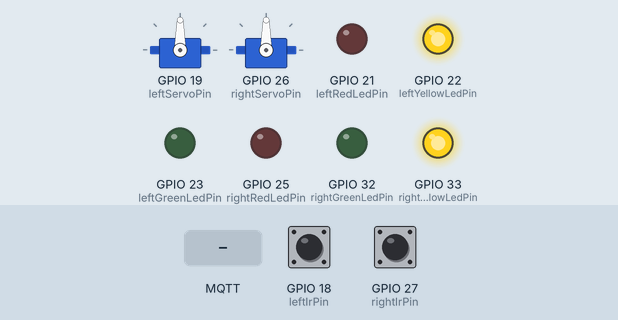
Simulated run of this program. Board: ESP32. Shown: 2 × servo, output pins drawn as LEDs (lit = HIGH). The test bench sets the inputs (shaded band); at power-on: GPIO 18 (leftIrPin) LOW, GPIO 27 (rightIrPin) LOW. WiFi joins after 1.5 s; servers stay silent unless stated; no MQTT or app messages arrive unless stated; not simulated (calls return 0 or success): wifikeys.h; names the files do not define were given values by the test bench: BROKER_PORT = 1883.

Above: at 2.7 s.
2.8 s: MQTT message "1" arrives on the first subscribed topic
5.8 s: MQTT message "1" arrives on the second subscribed topic
8.8 s: MQTT message "1" arrives on the third subscribed topic
At 9.5 s:
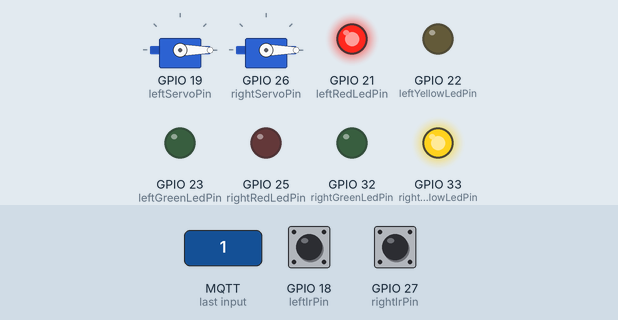
10.3 s: MQTT message "0" arrives on the first subscribed topic
At 11.9 s:
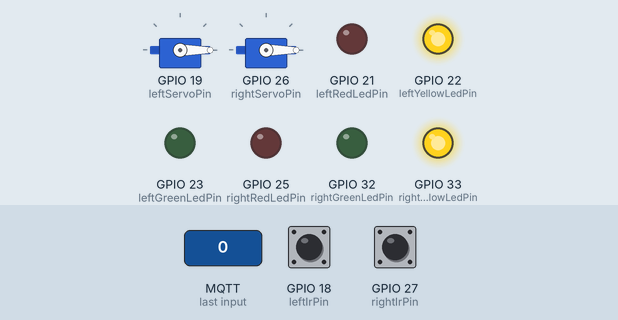
13.3 s: MQTT message "0" arrives on the third subscribed topic
At 14.1 s:
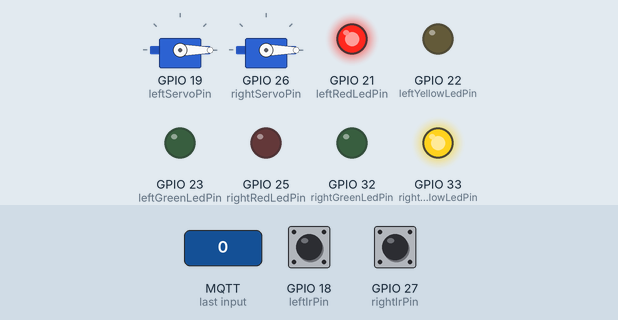
14.8 s: MQTT message "2" arrives on the third subscribed topic
At 15.3 s:
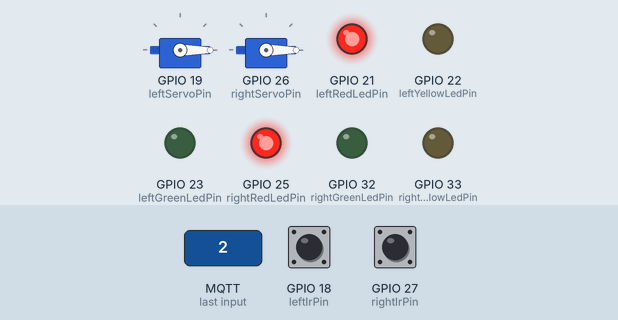
Timing chart, 0 to 17.3 s (numbered marks = the images above; inputs shaded):
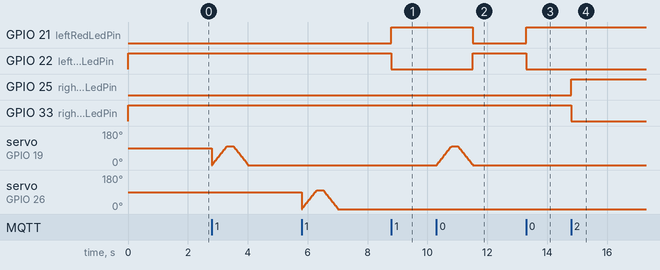

The program:

main.cpp
```cpp
#include <Arduino.h>
#include <ArduinoJson.h>
#include <PubSubClient.h>
#include <WiFi.h>
#include <WiFiClient.h>

#include "wifikeys.h"
#include <Dropper/Dropper.h>

#include <esp_log.h>

#define TAG "MAIN"

// #define PICKUP_POINT_N_STR "0"
#define PICKUP_POINT_N_STR         "1"
#define PUBLISH_BASE               "sm_iot_lab/pickup_point/"
#define LEFT_DROPPER_POSITION_STR  "0"
#define RIGHT_DROPPER_POSITION_STR "1"

// static const int PICKUP_POINT_N = 0;
static const int PICKUP_POINT_N = 1;

static const int LEFT_DROPPER_POSITION = 0;
static const int RIGHT_DROPPER_POSITION = 1;

static const int leftServoPin = 19;
static const int leftIrPin = 18;
static const int leftRedLedPin = 21;
static const int leftYellowLedPin = 22;
static const int leftGreenLedPin = 23;

static const int rightServoPin = 26;
static const int rightIrPin = 27;
static const int rightRedLedPin = 25;
static const int rightYellowLedPin = 33;
static const int rightGreenLedPin = 32;

static const int WAIT_TIME_BEFORE_RECONNECT = 1000;

static const char* release_request_cube_left_topic =
    PUBLISH_BASE PICKUP_POINT_N_STR "/cube/" LEFT_DROPPER_POSITION_STR "/release/request";
static const char* release_response_cube_left_topic =
    PUBLISH_BASE PICKUP_POINT_N_STR "/cube/" LEFT_DROPPER_POSITION_STR "/release/response";

static const char* release_request_cube_right_topic =
    PUBLISH_BASE PICKUP_POINT_N_STR "/cube/" RIGHT_DROPPER_POSITION_STR "/release/request";
static const char* release_response_cube_right_topic =
    PUBLISH_BASE PICKUP_POINT_N_STR "/cube/" RIGHT_DROPPER_POSITION_STR "/release/response";

static const char* insert_request_cube_topic = PUBLISH_BASE PICKUP_POINT_N_STR "/cube/insert/request";
static const char* insert_response_cube_topic = PUBLISH_BASE PICKUP_POINT_N_STR "/cube/insert/response";

Dropper leftDropper;
Dropper rightDropper;

WiFiClient client;
PubSubClient mqttClient(client);

void on_mqtt_message_received(char* topic, byte* payload, unsigned int length) {
  ESP_LOGD(TAG, "Message arrived in topic: %s, length %d", topic, length);

  if (strcmp(topic, release_request_cube_left_topic) == 0) {
    if (leftDropper.isEmpty()) {
      ESP_LOGE(TAG, "Requested cube dropper 0 is empty!");
      return;
    }
    StaticJsonDocument<200> doc;
    doc["pickupPointN"] = PICKUP_POINT_N;
    doc["cubeDropperN"] = LEFT_DROPPER_POSITION;
    size_t doc_size = measureJson(doc);
    uint8_t* output = (uint8_t*)malloc(doc_size);
    serializeJson(doc, (void*)output, doc_size);

    leftDropper.releaseCube();
    ESP_LOGD(TAG, "Cube 0 has been released");
    mqttClient.publish(release_response_cube_left_topic, output, doc_size);
    free(output);
    return;
  }

  if (strcmp(topic, release_request_cube_right_topic) == 0) {
    if (rightDropper.isEmpty()) {
      ESP_LOGE(TAG, "Requested cube dropper 1 is empty!");
      return;
    }
    rightDropper.releaseCube();
    ESP_LOGD(TAG, "Cube 1 has been released");

    StaticJsonDocument<200> doc;
    doc["pickupPointN"] = PICKUP_POINT_N;
    doc["cubeDropperN"] = RIGHT_DROPPER_POSITION;
    size_t doc_size = measureJson(doc);
    uint8_t* output = (uint8_t*)malloc(doc_size);
    serializeJson(doc, (void*)output, doc_size);

    mqttClient.publish(release_response_cube_right_topic, output, doc_size);
    free(output);
    return;
  }

  if (strcmp(topic, insert_request_cube_topic) == 0) {
    StaticJsonDocument<300> doc;
    size_t doc_size;
    uint8_t* output;
    doc["pickupPointN"] = PICKUP_POINT_N;
    char arr[37];
    strncpy(arr, (char*)payload, sizeof(arr));
    arr[sizeof(arr) - 1] = '\0';
    doc["cubeId"] = arr;

    if (leftDropper.isEmpty()) {
      doc["cubeDropperN"] = LEFT_DROPPER_POSITION;
      // wait for cube to be inserted
      bool inserted = leftDropper.cubeInsertionRequest();
      if (inserted) {
        ESP_LOGD(TAG, "Cube has been inserted in left dropper");
        doc["status"] = "inserted";
      } else {
        ESP_LOGD(TAG, "Cube could NOT be inserted in left dropper");
        doc["status"] = "error";
      }

      doc_size = measureJson(doc);
      output = (uint8_t*)malloc(doc_size);
      serializeJson(doc, (void*)output, doc_size);

      bool sent = mqttClient.publish(insert_response_cube_topic, output, doc_size);
      free(output);

      return;
    }

    if (rightDropper.isEmpty()) {
      doc["cubeDropperN"] = RIGHT_DROPPER_POSITION;
      // wait for cube to be inserted
      bool inserted = rightDropper.cubeInsertionRequest();
      if (inserted) {
        ESP_LOGD(TAG, "Cube has been inserted in right dropper");
        doc["status"] = "inserted";
      } else {
        ESP_LOGD(TAG, "Cube could NOT be inserted in right dropper");
        doc["status"] = "error";
      }

      doc_size = measureJson(doc);
      output = (uint8_t*)malloc(doc_size);
      serializeJson(doc, (void*)output, doc_size);

      mqttClient.publish(insert_response_cube_topic, output, doc_size);
      free(output);

      return;
    }

    ESP_LOGE(TAG, "Cube Droppers are all already full!");

    doc["cubeDropperN"] = -1;
    doc["status"] = "all full";
    doc_size = measureJson(doc);
    output = (uint8_t*)malloc(doc_size);
    serializeJson(doc, (void*)output, doc_size);

    mqttClient.publish(insert_response_cube_topic, output, doc_size);
    free(output);
    return;
  }
}

void mqtt_connect() {
  while (!mqttClient.connected()) {
    ESP_LOGD(TAG, "Attempting MQTT connection");
    if (mqttClient.connect(
            "pickup-point-" PICKUP_POINT_N_STR, "sm_iot_lab/pickup_point/" PICKUP_POINT_N_STR "/status", 2, true, "down"
        )) {
      ESP_LOGD(TAG, "MQTT connection established");
      mqttClient.subscribe(release_request_cube_left_topic);
      mqttClient.subscribe(release_request_cube_right_topic);
      mqttClient.subscribe(insert_request_cube_topic);
      mqttClient.publish("sm_iot_lab/pickup_point/" PICKUP_POINT_N_STR "/status", "up", true);
    } else {
      ESP_LOGD(TAG, "MQTT connection failed. Try again in %d seconds", WAIT_TIME_BEFORE_RECONNECT / 1000);
      delay(WAIT_TIME_BEFORE_RECONNECT);
    }
  }
}

void setup() {
  Serial.begin(115200);

  pinMode(leftIrPin, INPUT);
  pinMode(leftRedLedPin, OUTPUT);
  pinMode(leftYellowLedPin, OUTPUT);
  pinMode(leftGreenLedPin, OUTPUT);
  leftDropper.init(LEFT_DROPPER_POSITION, leftServoPin, leftIrPin, leftRedLedPin, leftYellowLedPin, leftGreenLedPin);

  pinMode(rightIrPin, INPUT);
  pinMode(rightRedLedPin, OUTPUT);
  pinMode(rightYellowLedPin, OUTPUT);
  pinMode(rightGreenLedPin, OUTPUT);
  rightDropper.init(
      RIGHT_DROPPER_POSITION, rightServoPin, rightIrPin, rightRedLedPin, rightYellowLedPin, rightGreenLedPin
  );

  WiFi.mode(WIFI_STA);
  WiFi.begin(ssid, password);
  while (WiFi.status() != WL_CONNECTED) {
    delay(500);
  }

  mqttClient.setServer(BROKER_IP, BROKER_PORT);
  mqttClient.setCallback(on_mqtt_message_received);

  mqtt_connect();
}

void loop() {
  if (!mqttClient.connected()) {
    ESP_LOGD(TAG, "mqtt client disconnected");
    mqtt_connect();
  }
  mqttClient.loop();
}
```

Dropper.cpp
```cpp
#include <Dropper/Dropper.h>

#include <Arduino.h>

#define TAG "DROPPER"

Dropper::Dropper() {}

void Dropper::init(int position, int servoPin, int irPin, int redLedPin, int yellowLedPin, int greenLedPin) {
  this->_position = position;
  this->_servoPin = servoPin;
  this->_irPin = irPin;
  this->_redLedPin = redLedPin;
  this->_yellowLedPin = yellowLedPin;
  this->_greenLedPin = greenLedPin;

  this->_servo.attach(this->_servoPin);
  this->_setLed(StatusLED::EMPTY);

  this->_empty = !this->_isCubeDetected();
}

void Dropper::_open() {
  for (int posDegrees = 0; posDegrees <= MAX_APERTURE; posDegrees++) {
    this->_servo.write(posDegrees);
    delay(DELAY_BETWEEN_PULSES);
  }
}

void Dropper::_close() {
  for (int posDegrees = MAX_APERTURE; posDegrees >= 0; posDegrees--) {
    this->_servo.write(posDegrees);
    delay(DELAY_BETWEEN_PULSES);
  }
}

bool Dropper::_isCubeDetected() { return digitalRead(this->_irPin) == LOW; }

void Dropper::releaseCube() {
  _open();
  delay(DELAY_AFTER_OPEN);
  _close();

  this->_empty = true;

  this->_setLed(StatusLED::EMPTY);
}

bool Dropper::isEmpty() { return this->_empty; }

void Dropper::_onCubeInsertionResult(bool inserted) {
  if (inserted) {
    this->_empty = false;
    this->_setLed(StatusLED::FULL);
  } else {
    this->_empty = true;
    this->_setLed(StatusLED::EMPTY);
  }
}

bool Dropper::cubeInsertionRequest() {
  this->_setLed(StatusLED::AWAITING_INSERTION);

  bool inserted = this->_waitForCubeInsertion();

  this->_onCubeInsertionResult(inserted);

  return inserted;
}

bool Dropper::_waitForCubeInsertion() {
  ESP_LOGD(TAG, "Waiting for cube to be inserted");
  int i = 0;
  while (digitalRead(this->_irPin) == HIGH && i <= 500) {
    i++;
    ESP_LOGD(TAG, ".");
    delay(150);
  }

  return i <= 500;
}

void Dropper::_setLed(StatusLED status) {
  switch (status) {
  case StatusLED::EMPTY:
    digitalWrite(this->_redLedPin, LOW);
    digitalWrite(this->_greenLedPin, LOW);
    digitalWrite(this->_yellowLedPin, HIGH);
    break;
  case StatusLED::FULL:
    digitalWrite(this->_redLedPin, HIGH);
    digitalWrite(this->_greenLedPin, LOW);
    digitalWrite(this->_yellowLedPin, LOW);
    break;
  case StatusLED::AWAITING_INSERTION:
    digitalWrite(this->_redLedPin, LOW);
    digitalWrite(this->_greenLedPin, HIGH);
    digitalWrite(this->_yellowLedPin, LOW);
    break;

  default:
    break;
  }
}
```

Dropper.h
```cpp
#pragma once

#include <Servo.h>

class Dropper
{
private:
  enum StatusLED {
    EMPTY,
    FULL,
    AWAITING_INSERTION,
  };

  static const int MAX_APERTURE = 100;
  static const int DELAY_BETWEEN_PULSES = 5;
  static const int DELAY_AFTER_OPEN = 200;
  int _position;
  bool _empty;

  Servo _servo;
  int _servoPin;
  int _irPin;
  int _redLedPin;
  int _yellowLedPin;
  int _greenLedPin;

  void _open();

  void _close();

  bool _isCubeDetected();

  void _onCubeInsertionResult(bool inserted);

  bool _waitForCubeInsertion();

  void _setLed(StatusLED status);

public:
  Dropper();

  void init(int position, int servoPin, int irPin, int redLedPin, int yellowLedPin, int greenLedPin);

  void releaseCube();

  bool isEmpty();

  bool cubeInsertionRequest();
};
```

Measured:
- after the input at 8.8 s, GPIO 21 (leftRedLedPin): LOW → HIGH at once; GPIO 22 (leftYellowLedPin): HIGH → LOW at once
- after the input at 10.3 s, GPIO 21 (leftRedLedPin): HIGH → LOW after 1.2 s; GPIO 22 (leftYellowLedPin): LOW → HIGH after 1.2 s; servo on GPIO 19 (leftServoPin): rises from 0° to 100° in 0.50 s, then falls to 0° in 0.71 s
- after the input at 13.3 s, GPIO 21 (leftRedLedPin): LOW → HIGH at once; GPIO 22 (leftYellowLedPin): HIGH → LOW at once
- after the input at 14.8 s, GPIO 25 (rightRedLedPin): LOW → HIGH at once; GPIO 33 (rightYellowLedPin): HIGH → LOW at once
